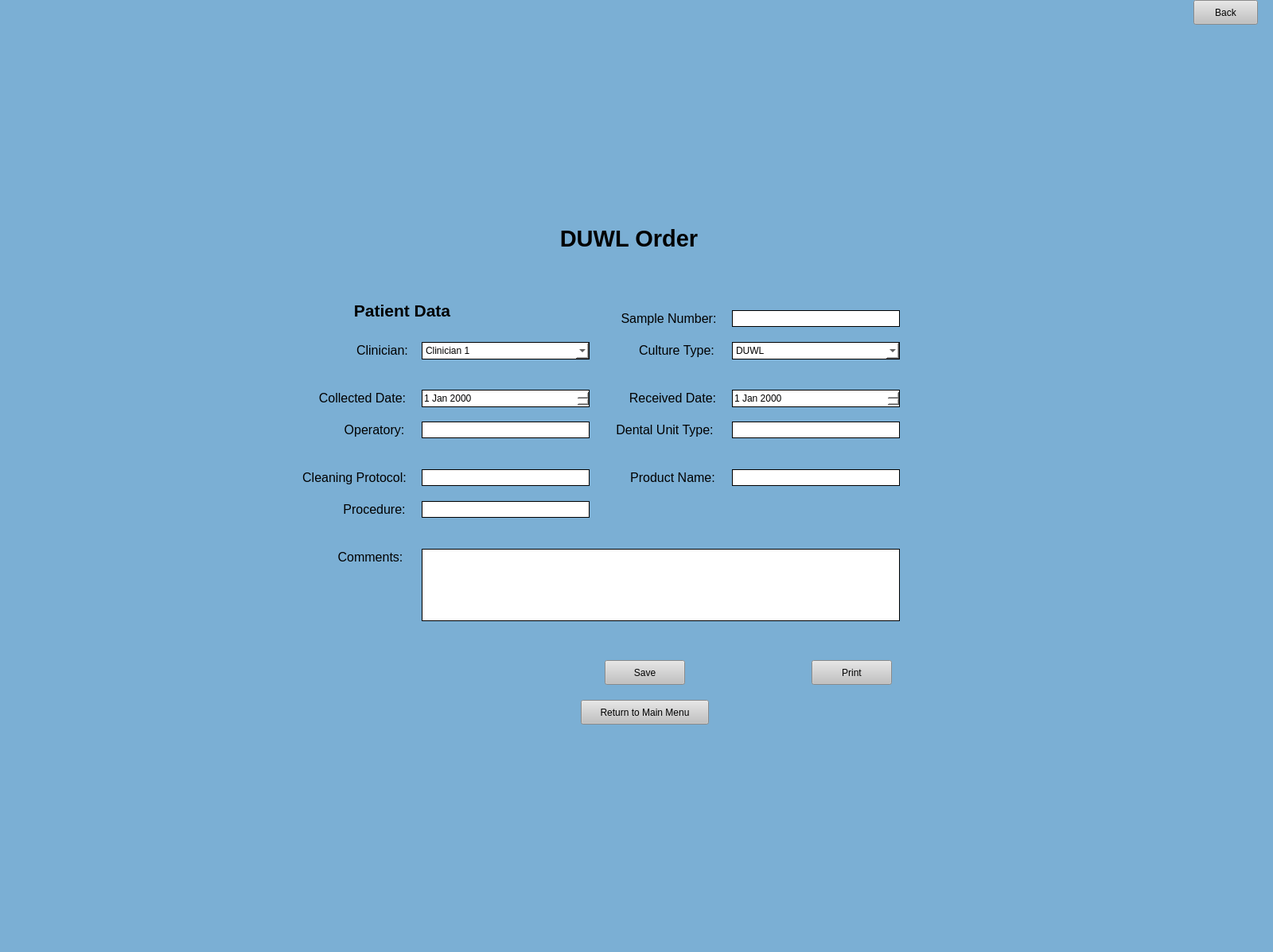
<?xml version="1.0" encoding="UTF-8"?>
<ui version="4.0">
 <class>MainWindow</class>
 <widget class="QMainWindow" name="MainWindow">
  <property name="geometry">
   <rect>
    <x>0</x>
    <y>0</y>
    <width>1600</width>
    <height>1197</height>
   </rect>
  </property>
  <property name="windowTitle">
   <string>MainWindow</string>
  </property>
  <property name="styleSheet">
   <string notr="true">background-color: rgb(123, 175, 212);</string>
  </property>
  <widget class="QWidget" name="centralwidget">
   <widget class="QLabel" name="label">
    <property name="geometry">
     <rect>
      <x>630</x>
      <y>270</y>
      <width>321</width>
      <height>61</height>
     </rect>
    </property>
    <property name="text">
     <string>&lt;html&gt;&lt;head/&gt;&lt;body&gt;&lt;p align=&quot;center&quot;&gt;&lt;span style=&quot; font-size:22pt; font-weight:600;&quot;&gt;DUWL Order&lt;/span&gt;&lt;/p&gt;&lt;/body&gt;&lt;/html&gt;</string>
    </property>
   </widget>
   <widget class="QLabel" name="label_2">
    <property name="geometry">
     <rect>
      <x>420</x>
      <y>370</y>
      <width>171</width>
      <height>41</height>
     </rect>
    </property>
    <property name="text">
     <string>&lt;html&gt;&lt;head/&gt;&lt;body&gt;&lt;p align=&quot;center&quot;&gt;&lt;span style=&quot; font-size:16pt; font-weight:600;&quot;&gt;Patient Data&lt;/span&gt;&lt;/p&gt;&lt;/body&gt;&lt;/html&gt;</string>
    </property>
   </widget>
   <widget class="QLabel" name="label_5">
    <property name="geometry">
     <rect>
      <x>440</x>
      <y>430</y>
      <width>81</width>
      <height>21</height>
     </rect>
    </property>
    <property name="text">
     <string>&lt;html&gt;&lt;head/&gt;&lt;body&gt;&lt;p align=&quot;center&quot;&gt;&lt;span style=&quot; font-size:12pt;&quot;&gt;Clinician:&lt;/span&gt;&lt;/p&gt;&lt;/body&gt;&lt;/html&gt;</string>
    </property>
    <property name="alignment">
     <set>Qt::AlignRight|Qt::AlignTrailing|Qt::AlignVCenter</set>
    </property>
   </widget>
   <widget class="QComboBox" name="clinicianDropDown">
    <property name="geometry">
     <rect>
      <x>530</x>
      <y>430</y>
      <width>211</width>
      <height>22</height>
     </rect>
    </property>
    <property name="styleSheet">
     <string notr="true">background-color: rgb(255, 255, 255);
border-style: solid;
border-width: 1px</string>
    </property>
    <item>
     <property name="text">
      <string>Clinician 1</string>
     </property>
    </item>
    <item>
     <property name="text">
      <string>Clinician 2</string>
     </property>
    </item>
    <item>
     <property name="text">
      <string>Clinician 3</string>
     </property>
    </item>
   </widget>
   <widget class="QLabel" name="label_6">
    <property name="geometry">
     <rect>
      <x>800</x>
      <y>430</y>
      <width>101</width>
      <height>21</height>
     </rect>
    </property>
    <property name="text">
     <string>&lt;html&gt;&lt;head/&gt;&lt;body&gt;&lt;p align=&quot;center&quot;&gt;&lt;span style=&quot; font-size:12pt;&quot;&gt;Culture Type:&lt;/span&gt;&lt;/p&gt;&lt;/body&gt;&lt;/html&gt;</string>
    </property>
    <property name="alignment">
     <set>Qt::AlignRight|Qt::AlignTrailing|Qt::AlignVCenter</set>
    </property>
   </widget>
   <widget class="QComboBox" name="cultureTypeDropDown">
    <property name="geometry">
     <rect>
      <x>920</x>
      <y>430</y>
      <width>211</width>
      <height>22</height>
     </rect>
    </property>
    <property name="styleSheet">
     <string notr="true">background-color: rgb(255, 255, 255);
border-style: solid;
border-width: 1px</string>
    </property>
    <item>
     <property name="text">
      <string>DUWL</string>
     </property>
    </item>
   </widget>
   <widget class="QLabel" name="label_7">
    <property name="geometry">
     <rect>
      <x>420</x>
      <y>530</y>
      <width>101</width>
      <height>21</height>
     </rect>
    </property>
    <property name="text">
     <string>&lt;html&gt;&lt;head/&gt;&lt;body&gt;&lt;p align=&quot;center&quot;&gt;&lt;span style=&quot; font-size:12pt;&quot;&gt;Operatory:&lt;/span&gt;&lt;/p&gt;&lt;/body&gt;&lt;/html&gt;</string>
    </property>
    <property name="alignment">
     <set>Qt::AlignRight|Qt::AlignTrailing|Qt::AlignVCenter</set>
    </property>
   </widget>
   <widget class="QLabel" name="label_10">
    <property name="geometry">
     <rect>
      <x>790</x>
      <y>490</y>
      <width>111</width>
      <height>21</height>
     </rect>
    </property>
    <property name="text">
     <string>&lt;html&gt;&lt;head/&gt;&lt;body&gt;&lt;p align=&quot;center&quot;&gt;&lt;span style=&quot; font-size:12pt;&quot;&gt;Received Date:&lt;/span&gt;&lt;/p&gt;&lt;/body&gt;&lt;/html&gt;</string>
    </property>
    <property name="alignment">
     <set>Qt::AlignRight|Qt::AlignTrailing|Qt::AlignVCenter</set>
    </property>
   </widget>
   <widget class="QDateEdit" name="shippingDate">
    <property name="geometry">
     <rect>
      <x>920</x>
      <y>490</y>
      <width>211</width>
      <height>22</height>
     </rect>
    </property>
    <property name="styleSheet">
     <string notr="true">background-color: rgb(255, 255, 255);
border-style: solid;
border-width: 1px</string>
    </property>
   </widget>
   <widget class="QLabel" name="label_11">
    <property name="geometry">
     <rect>
      <x>770</x>
      <y>390</y>
      <width>141</width>
      <height>21</height>
     </rect>
    </property>
    <property name="text">
     <string>&lt;html&gt;&lt;head/&gt;&lt;body&gt;&lt;p align=&quot;center&quot;&gt;&lt;span style=&quot; font-size:12pt;&quot;&gt;Sample Number:&lt;/span&gt;&lt;/p&gt;&lt;/body&gt;&lt;/html&gt;</string>
    </property>
    <property name="alignment">
     <set>Qt::AlignRight|Qt::AlignTrailing|Qt::AlignVCenter</set>
    </property>
   </widget>
   <widget class="QLineEdit" name="sampleNum">
    <property name="geometry">
     <rect>
      <x>920</x>
      <y>390</y>
      <width>211</width>
      <height>21</height>
     </rect>
    </property>
    <property name="styleSheet">
     <string notr="true">background-color: rgb(255, 255, 255);
border-style: solid;
border-width: 1px</string>
    </property>
   </widget>
   <widget class="QLabel" name="label_12">
    <property name="geometry">
     <rect>
      <x>420</x>
      <y>690</y>
      <width>91</width>
      <height>21</height>
     </rect>
    </property>
    <property name="text">
     <string>&lt;html&gt;&lt;head/&gt;&lt;body&gt;&lt;p align=&quot;center&quot;&gt;&lt;span style=&quot; font-size:12pt;&quot;&gt;Comments:&lt;/span&gt;&lt;/p&gt;&lt;/body&gt;&lt;/html&gt;</string>
    </property>
    <property name="alignment">
     <set>Qt::AlignRight|Qt::AlignTrailing|Qt::AlignVCenter</set>
    </property>
   </widget>
   <widget class="QPushButton" name="menu">
    <property name="geometry">
     <rect>
      <x>730</x>
      <y>880</y>
      <width>161</width>
      <height>31</height>
     </rect>
    </property>
    <property name="cursor">
     <cursorShape>PointingHandCursor</cursorShape>
    </property>
    <property name="styleSheet">
     <string notr="true">QPushButton:hover {

background-color: rgb(210, 210, 210);

}

QPushButton {

background-color: rgb(193, 193, 193);

}</string>
    </property>
    <property name="text">
     <string>Return to Main Menu</string>
    </property>
   </widget>
   <widget class="QPushButton" name="print">
    <property name="geometry">
     <rect>
      <x>1020</x>
      <y>830</y>
      <width>101</width>
      <height>31</height>
     </rect>
    </property>
    <property name="styleSheet">
     <string notr="true">QPushButton:hover {

background-color: rgb(210, 210, 210);

}

QPushButton {

background-color: rgb(193, 193, 193);

}</string>
    </property>
    <property name="text">
     <string>Print</string>
    </property>
   </widget>
   <widget class="QTextEdit" name="comment">
    <property name="geometry">
     <rect>
      <x>530</x>
      <y>690</y>
      <width>601</width>
      <height>91</height>
     </rect>
    </property>
    <property name="styleSheet">
     <string notr="true">background-color: rgb(255, 255, 255);
border-style: solid;
border-width: 1px</string>
    </property>
   </widget>
   <widget class="QPushButton" name="back">
    <property name="geometry">
     <rect>
      <x>1500</x>
      <y>0</y>
      <width>81</width>
      <height>31</height>
     </rect>
    </property>
    <property name="cursor">
     <cursorShape>PointingHandCursor</cursorShape>
    </property>
    <property name="styleSheet">
     <string notr="true">QPushButton:hover {

background-color: rgb(210, 210, 210);

}

QPushButton {

background-color: rgb(193, 193, 193);

}</string>
    </property>
    <property name="text">
     <string>Back</string>
    </property>
   </widget>
   <widget class="QPushButton" name="save">
    <property name="geometry">
     <rect>
      <x>760</x>
      <y>830</y>
      <width>101</width>
      <height>31</height>
     </rect>
    </property>
    <property name="cursor">
     <cursorShape>PointingHandCursor</cursorShape>
    </property>
    <property name="styleSheet">
     <string notr="true">QPushButton:hover {

background-color: rgb(210, 210, 210);

}

QPushButton {

background-color: rgb(193, 193, 193);

}</string>
    </property>
    <property name="text">
     <string>Save</string>
    </property>
   </widget>
   <widget class="QLabel" name="label_13">
    <property name="geometry">
     <rect>
      <x>30</x>
      <y>0</y>
      <width>111</width>
      <height>111</height>
     </rect>
    </property>
    <property name="text">
     <string/>
    </property>
    <property name="pixmap">
     <pixmap>../Icon/OMCDb.ico</pixmap>
    </property>
    <property name="scaledContents">
     <bool>true</bool>
    </property>
   </widget>
   <widget class="QLineEdit" name="kitNumber">
    <property name="geometry">
     <rect>
      <x>530</x>
      <y>530</y>
      <width>211</width>
      <height>21</height>
     </rect>
    </property>
    <property name="styleSheet">
     <string notr="true">background-color: rgb(255, 255, 255);
border-style: solid;
border-width: 1px</string>
    </property>
   </widget>
   <widget class="QLabel" name="label_14">
    <property name="geometry">
     <rect>
      <x>400</x>
      <y>490</y>
      <width>111</width>
      <height>21</height>
     </rect>
    </property>
    <property name="text">
     <string>&lt;html&gt;&lt;head/&gt;&lt;body&gt;&lt;p align=&quot;center&quot;&gt;&lt;span style=&quot; font-size:12pt;&quot;&gt;Collected Date:&lt;/span&gt;&lt;/p&gt;&lt;/body&gt;&lt;/html&gt;</string>
    </property>
    <property name="alignment">
     <set>Qt::AlignRight|Qt::AlignTrailing|Qt::AlignVCenter</set>
    </property>
   </widget>
   <widget class="QDateEdit" name="shippingDate_2">
    <property name="geometry">
     <rect>
      <x>530</x>
      <y>490</y>
      <width>211</width>
      <height>22</height>
     </rect>
    </property>
    <property name="styleSheet">
     <string notr="true">background-color: rgb(255, 255, 255);
border-style: solid;
border-width: 1px</string>
    </property>
   </widget>
   <widget class="QLabel" name="label_8">
    <property name="geometry">
     <rect>
      <x>760</x>
      <y>530</y>
      <width>151</width>
      <height>21</height>
     </rect>
    </property>
    <property name="text">
     <string>&lt;html&gt;&lt;head/&gt;&lt;body&gt;&lt;p align=&quot;center&quot;&gt;&lt;span style=&quot; font-size:12pt;&quot;&gt;Dental Unit Type:&lt;/span&gt;&lt;/p&gt;&lt;/body&gt;&lt;/html&gt;</string>
    </property>
    <property name="alignment">
     <set>Qt::AlignRight|Qt::AlignTrailing|Qt::AlignVCenter</set>
    </property>
   </widget>
   <widget class="QLineEdit" name="kitNumber_2">
    <property name="geometry">
     <rect>
      <x>920</x>
      <y>530</y>
      <width>211</width>
      <height>21</height>
     </rect>
    </property>
    <property name="styleSheet">
     <string notr="true">background-color: rgb(255, 255, 255);
border-style: solid;
border-width: 1px</string>
    </property>
   </widget>
   <widget class="QLabel" name="label_9">
    <property name="geometry">
     <rect>
      <x>370</x>
      <y>590</y>
      <width>151</width>
      <height>21</height>
     </rect>
    </property>
    <property name="text">
     <string>&lt;html&gt;&lt;head/&gt;&lt;body&gt;&lt;p align=&quot;center&quot;&gt;&lt;span style=&quot; font-size:12pt;&quot;&gt;Cleaning Protocol:&lt;/span&gt;&lt;/p&gt;&lt;/body&gt;&lt;/html&gt;</string>
    </property>
    <property name="alignment">
     <set>Qt::AlignRight|Qt::AlignTrailing|Qt::AlignVCenter</set>
    </property>
   </widget>
   <widget class="QLineEdit" name="kitNumber_3">
    <property name="geometry">
     <rect>
      <x>530</x>
      <y>590</y>
      <width>211</width>
      <height>21</height>
     </rect>
    </property>
    <property name="styleSheet">
     <string notr="true">background-color: rgb(255, 255, 255);
border-style: solid;
border-width: 1px</string>
    </property>
   </widget>
   <widget class="QLineEdit" name="kitNumber_4">
    <property name="geometry">
     <rect>
      <x>920</x>
      <y>590</y>
      <width>211</width>
      <height>21</height>
     </rect>
    </property>
    <property name="styleSheet">
     <string notr="true">background-color: rgb(255, 255, 255);
border-style: solid;
border-width: 1px</string>
    </property>
   </widget>
   <widget class="QLabel" name="label_15">
    <property name="geometry">
     <rect>
      <x>780</x>
      <y>590</y>
      <width>131</width>
      <height>21</height>
     </rect>
    </property>
    <property name="text">
     <string>&lt;html&gt;&lt;head/&gt;&lt;body&gt;&lt;p align=&quot;center&quot;&gt;&lt;span style=&quot; font-size:12pt;&quot;&gt;Product Name:&lt;/span&gt;&lt;/p&gt;&lt;/body&gt;&lt;/html&gt;</string>
    </property>
    <property name="alignment">
     <set>Qt::AlignRight|Qt::AlignTrailing|Qt::AlignVCenter</set>
    </property>
   </widget>
   <widget class="QLineEdit" name="kitNumber_5">
    <property name="geometry">
     <rect>
      <x>530</x>
      <y>630</y>
      <width>211</width>
      <height>21</height>
     </rect>
    </property>
    <property name="styleSheet">
     <string notr="true">background-color: rgb(255, 255, 255);
border-style: solid;
border-width: 1px</string>
    </property>
   </widget>
   <widget class="QLabel" name="label_16">
    <property name="geometry">
     <rect>
      <x>420</x>
      <y>630</y>
      <width>101</width>
      <height>21</height>
     </rect>
    </property>
    <property name="text">
     <string>&lt;html&gt;&lt;head/&gt;&lt;body&gt;&lt;p align=&quot;center&quot;&gt;&lt;span style=&quot; font-size:12pt;&quot;&gt;Procedure:&lt;/span&gt;&lt;/p&gt;&lt;/body&gt;&lt;/html&gt;</string>
    </property>
    <property name="alignment">
     <set>Qt::AlignRight|Qt::AlignTrailing|Qt::AlignVCenter</set>
    </property>
   </widget>
  </widget>
  <widget class="QMenuBar" name="menubar">
   <property name="geometry">
    <rect>
     <x>0</x>
     <y>0</y>
     <width>1600</width>
     <height>21</height>
    </rect>
   </property>
  </widget>
  <widget class="QStatusBar" name="statusbar"/>
 </widget>
 <resources/>
 <connections/>
</ui>
